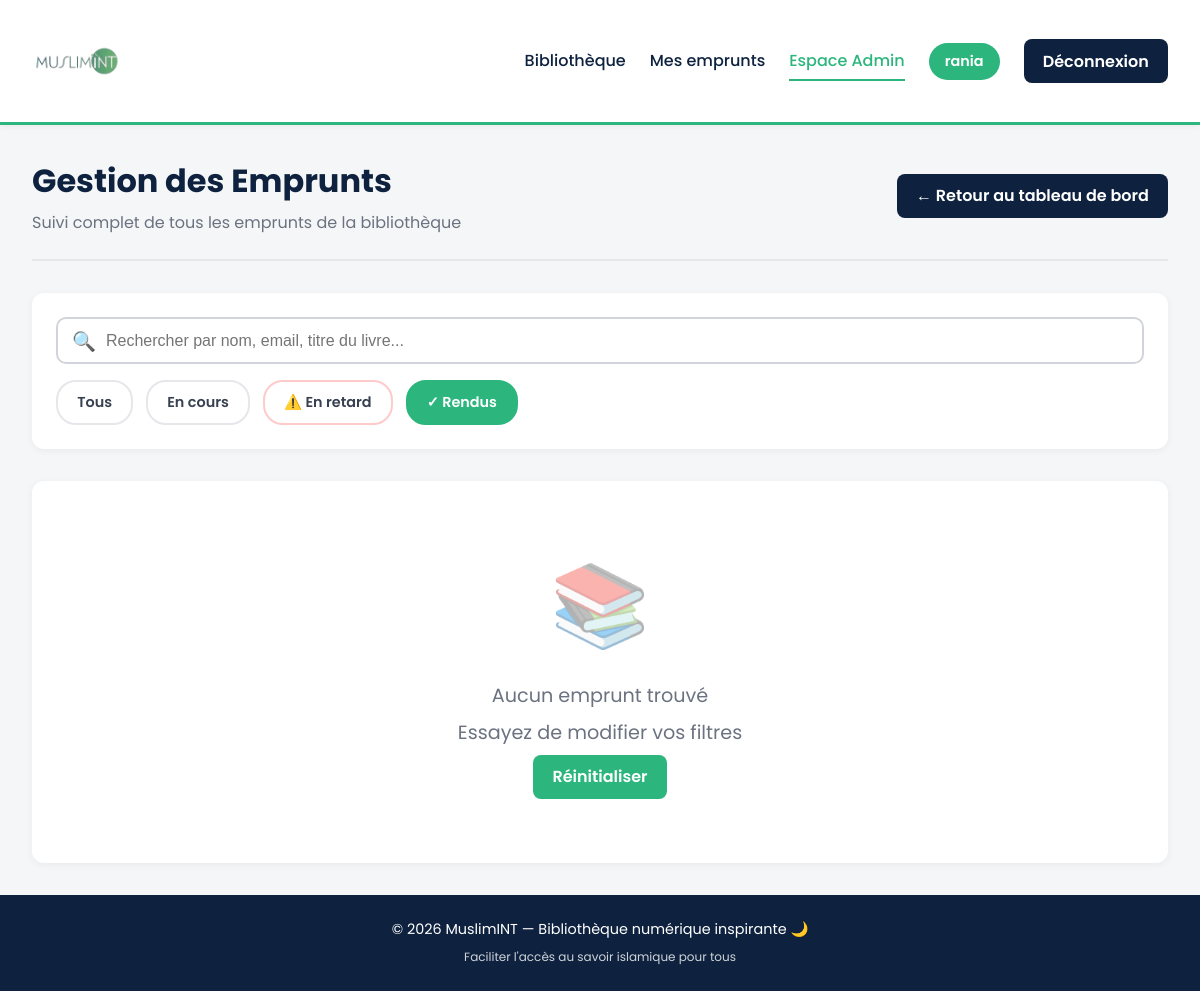
Page /admin-loans/?status=returned (signed in) on the earlier database version.
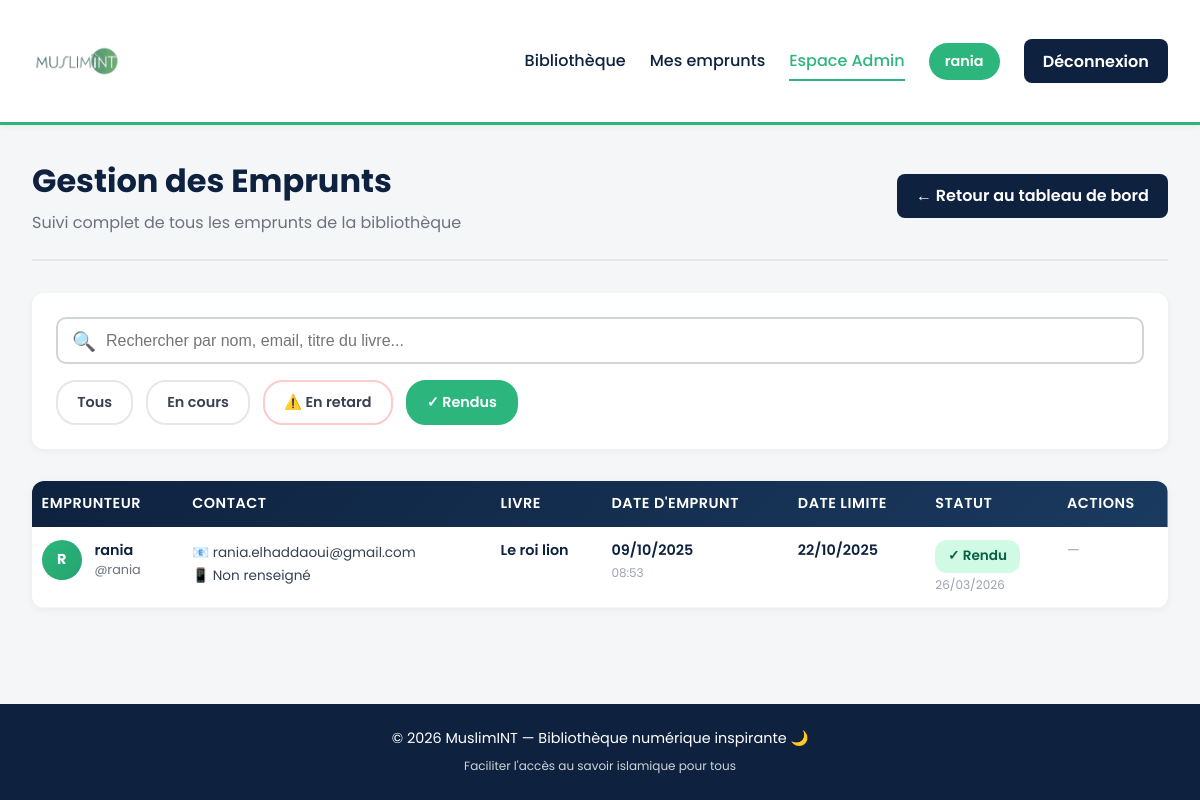
Same page on the later database version.
### library/models.py (models this page shows, shortened)
class Loan(models.Model):
    STATUS_CHOICES = (
        ('ongoing', 'En cours'),
        ('returned', 'Rendu'),
        ('overdue', 'En retard'),
    )
    book = models.ForeignKey(Book, on_delete=models.CASCADE, related_name='loans')
    borrower = models.ForeignKey(User, on_delete=models.CASCADE, related_name='loans')
    quantity = models.PositiveIntegerField(default=1, verbose_name="Quantité")
    borrowed_at = models.DateTimeField(default=timezone.now, verbose_name="Date d'emprunt")
    due_date = models.DateTimeField(verbose_name="Date limite de retour")
    returned_at = models.DateTimeField(null=True, blank=True, verbose_name="Date de retour")
    status = models.CharField(
        max_length=20,
        choices=STATUS_CHOICES,
        default='ongoing',
        verbose_name="Statut"
    )
    notes = models.TextField(blank=True, help_text="Notes ou remarques sur l'emprunt")
    class Meta:
        ordering = ['-borrowed_at']
        verbose_name = "Emprunt"
        verbose_name_plural = "Emprunts"

class Book(models.Model):
    title = models.CharField(max_length=300, verbose_name="Titre")
    slug = models.SlugField(unique=True, blank=True)
    author = models.CharField(max_length=200, blank=True, verbose_name="Auteur")
    category = models.ForeignKey(
        Category,
        on_delete=models.SET_NULL,
        null=True,
        blank=True,
        related_name='books',
        verbose_name="Catégorie"
    )
    description = models.TextField(blank=True, verbose_name="Description")
    isbn = models.CharField(max_length=20, blank=True, verbose_name="ISBN")
    total_copies = models.PositiveIntegerField(default=1, verbose_name="Nombre total d'exemplaires")
    available_copies = models.PositiveIntegerField(default=1, verbose_name="Exemplaires disponibles")
    created_at = models.DateTimeField(auto_now_add=True, null=True)
    updated_at = models.DateTimeField(auto_now=True, null=True)
    spiritual_review = models.TextField(
        blank=True,
        help_text="Avis du pôle spiritualité sur ce livre",
        verbose_name="Avis spirituel"
    )
    class Meta:
        ordering = ['title']
        verbose_name = "Livre"
        verbose_name_plural = "Livres"

### library/views.py (the view, shortened to what this page needs)
# urls.py: path('admin-loans/', views.admin_loans, name='admin_loans'),
@login_required
@user_passes_test(is_admin)
def admin_loans(request):
    now = timezone.now()
    status_filter = request.GET.get('status', '')
    search_query = request.GET.get('q', '')
    loans = Loan.objects.select_related('book', 'borrower', 'borrower__borrowerprofile').all()
    if status_filter:
        loans = loans.filter(status=status_filter)
    loans = loans.order_by('-borrowed_at')
    context = {
        'loans': loans,
        'status_filter': status_filter,
        'search_query': search_query,
        'now': now,
    }
    return render(request, 'library/admin_loans.html', context)

### library/views.py (called while the page is built)
def is_admin(user):
    return user.is_staff or user.is_superuser

### library/templates/library/admin_loans.html (shortened to what this page needs)
{% extends "library/base.html" %}
{% block content %}
<section class="admin-loans-section">
  <div class="admin-header">
    <div>
      <h2>Gestion des Emprunts</h2>
      <p class="subtitle">Suivi complet de tous les emprunts de la bibliothèque</p>
    </div>
    <a href="{% url 'library:admin_dashboard' %}" class="btn btn-secondary">
      ← Retour au tableau de bord
    </a>
  </div>
  <div class="filters-section">
    <form method="get" class="filters-form">
      <div class="search-box">
        <span class="search-icon">🔍</span>
        <input
          type="text"
          name="q"
          placeholder="Rechercher par nom, email, titre du livre..."
          value="{{ search_query }}"
        />
      </div>
      <div class="quick-filters">
        <a href="?status=" class="filter-chip {% if not status_filter %}active{% endif %}">
          Tous
        </a>
        <a href="?status=ongoing" class="filter-chip {% if status_filter == 'ongoing' %}active{% endif %}">
            En cours
        </a>
        <a href="?status=overdue" class="filter-chip danger {% if status_filter == 'overdue' %}active{% endif %}">
          ⚠️ En retard
        </a>
        <a href="?status=returned" class="filter-chip success {% if status_filter == 'returned' %}active{% endif %}">
          ✓ Rendus
        </a>
      </div>
    </form>
  </div>
  <div class="loans-table-container">
    {% if loans %}
      <table class="loans-table">
        <thead>
          <tr>
            <th>Emprunteur</th>
            <th>Contact</th>
            <th>Livre</th>
            <th>Date d'emprunt</th>
            <th>Date limite</th>
            <th>Statut</th>
            <th>Actions</th>
          </tr>
        </thead>
        <tbody>
          {% for loan in loans %}
            <tr class="{% if loan.status == 'overdue' or loan.due_date < now and loan.status == 'ongoing' %}overdue-row{% endif %}">
              <td>
                <div class="user-info">
                  <div class="user-avatar">
                    {{ loan.borrower.first_name.0|default:loan.borrower.username.0|upper }}{{ loan.borrower.last_name.0|default:''|upper }}
                  </div>
                  <div>
                    <p class="user-name">
                      {% if loan.borrower.first_name %}
                        {{ loan.borrower.first_name }} {{ loan.borrower.last_name }}
                      {% else %}
                        {{ loan.borrower.username }}
                      {% endif %}
                    </p>
                    <p class="username-small">@{{ loan.borrower.username }}</p>
                  </div>
                </div>
              </td>
              <td>
                <div class="contact-info">
                  <p class="email">
                    📧 {{ loan.borrower.email|default:"Non renseigné" }}
                  </p>
                  {% if loan.borrower.borrowerprofile.phone %}
                    <p class="phone">
                      📱 {{ loan.borrower.borrowerprofile.phone }}
                    </p>
                  {% else %}
                    <p class="phone">📱 Non renseigné</p>
                  {% endif %}
                </div>
              </td>
              <td>
                <div class="book-info">
                  <p class="book-title"><a href="{% url 'library:book_detail' loan.book.slug %}" style="color:inherit;text-decoration:none;">{{ loan.book.title }}</a></p>
                </div>
              </td>
              <td>
                <span class="date">{{ loan.borrowed_at|date:"d/m/Y" }}</span>
                <span class="time-small">{{ loan.borrowed_at|date:"H:i" }}</span>
              </td>
              <td>
                <span class="date">{{ loan.due_date|date:"d/m/Y" }}</span>
              </td>
              <td>
                {% if loan.status == 'returned' %}
                  <span class="status-badge returned">✓ Rendu</span>
                  <span class="time-small">{{ loan.returned_at|date:"d/m/Y" }}</span>
                {% elif loan.due_date < now %}
                  <span class="status-badge overdue">⚠️ En retard</span>
                {% else %}
                  <span class="status-badge ongoing">En cours</span>
                {% endif %}
              </td>
              <td>
                <div class="action-buttons">
                  {% if loan.status != 'returned' %}
                    <a href="{% url 'library:admin_mark_returned' loan.id %}"
                       class="btn-action success"
                       onclick="return confirm('Marquer cet emprunt comme rendu ?')">
                      ✓ Rendu
                    </a>
                    <a href="{% url 'library:admin_extend_loan' loan.id %}?days=7"
                       class="btn-action primary"
                       onclick="return confirm('Prolonger de 7 jours ?')">
                      +7j
                    </a>
                    <a href="{% url 'library:admin_extend_loan' loan.id %}?days=14"
                       class="btn-action primary"
                       onclick="return confirm('Prolonger de 14 jours ?')">
                      +14j
                    </a>
                  {% else %}
                    <span class="text-muted">—</span>
                  {% endif %}
                </div>
              </td>
            </tr>
          {% endfor %}
        </tbody>
      </table>
    {% else %}
      <div class="empty-state">
        <div class="empty-icon">📚</div>
        <p>Aucun emprunt trouvé</p>
        {% if search_query or status_filter %}
          <p class="empty-subtext">Essayez de modifier vos filtres</p>
          <a href="{% url 'library:admin_loans' %}" class="btn">Réinitialiser</a>
        {% endif %}
      </div>
    {% endif %}
  </div>
</section>
{% endblock %}

### library/templates/library/base.html (shortened to what this page needs)
{% load static %}
<!doctype html>
<html lang="fr">
<head>
</head>
<body>
<header>
  <div class="header-content">
    <h1>
      <a href="{% url 'library:book_list' %}">
        <img src="{% static 'library/images/muslimint_logo.png' %}"
             alt="MuslimINT">
      </a>
    </h1>
    <nav>
      {% if user.is_authenticated %}
        <a href="{% url 'library:book_list' %}" {% if request.resolver_match.url_name == 'book_list' %}class="active"{% endif %}>
          Bibliothèque
        </a>
        <a href="{% url 'library:my_loans' %}" {% if request.resolver_match.url_name == 'my_loans' %}class="active"{% endif %}>
          Mes emprunts
        </a>
        {% if user.is_staff %}
          <a href="{% url 'library:admin_dashboard' %}" {% if 'admin' in request.resolver_match.url_name %}class="active"{% endif %}>
            Espace Admin
          </a>
        {% endif %}
        <span class="username">{{ user.username }}</span>
        <a class="btn btn-secondary" href="{% url 'library:logout' %}">Déconnexion</a>
      {% else %}
        <a class="btn" href="{% url 'library:login' %}">Se connecter</a>
      {% endif %}
    </nav>
  </div>
</header>
<main>
  {% block content %}{% endblock %}
</main>
<footer>
  © {{ now|date:"Y" }} MuslimINT — Bibliothèque numérique inspirante 🌙
  <br>
  <small style="opacity: 0.8; margin-top: 0.5rem; display: inline-block;">
    Faciliter l'accès au savoir islamique pour tous
  </small>
</footer>
</body>
</html>

### library/templates/library/base.html (style rules this page uses)
:root { --mint-green: #2CB67D; --deep-blue: #0E223F; --light-gray: #f5f6f7; --text-dark: #1f2937; }
* { margin: 0; padding: 0; box-sizing: border-box; }
body { font-family: "Poppins", "Segoe UI", Arial, sans-serif; background-color: var(--light-gray); color: var(--text-dark); min-height: 100vh; display: flex; flex-direction: column; }
header { background-color: white; border-bottom: 3px solid var(--mint-green); box-shadow: 0 2px 6px rgba(0, 0, 0, 0.05); padding: 1rem 2rem; position: sticky; top: 0; z-index: 1000; }
.header-content { max-width: 1400px; margin: 0 auto; display: flex; justify-content: space-between; align-items: center; }
header h1 a { text-decoration: none; display: inline-block; }
header h1 img { height: 90px; max-height: 12vh; vertical-align: middle; transition: transform 0.3s ease; }
nav { display: flex; align-items: center; gap: 1.5rem; }
nav a { text-decoration: none; color: var(--deep-blue); font-weight: 500; transition: color 0.3s; padding: 0.4rem 0; border-bottom: 2px solid transparent; }
nav a.active { color: var(--mint-green); border-bottom-color: var(--mint-green); }
.username { background: var(--mint-green); color: white; padding: 0.5rem 1rem; border-radius: 20px; font-size: 0.9rem; font-weight: 600; }
main { flex: 1; width: 100%; max-width: 1400px; margin: 2rem auto; padding: 0 2rem; }
footer { background-color: var(--deep-blue); color: white; text-align: center; padding: 1.5rem; font-size: 0.9rem; margin-top: auto; }
.btn { background: var(--mint-green); color: white; border: none; border-radius: 8px; padding: 0.6rem 1.2rem; cursor: pointer; font-weight: 600; text-decoration: none; transition: all 0.3s; display: inline-block; }
.btn-secondary { background: var(--deep-blue); }

Differences in the rows shown:
now on this page (row edited): Loan: borrower.first_name.0 "R", borrower.username "rania", borrower.email "rania.elhaddaoui@gmail.com", shows "📱 Non renseigné", book "Le roi lion", borrowed_at "09/10/2025", borrowed_at "08:53", due_date "22/10/2025", returned_at "26/03/2026"
Other differences:
text no longer shown: "📚 Aucun emprunt trouvé Essayez de modifier vos filtres Réinitialiser"
text now shown: "EMPRUNTEUR CONTACT LIVRE DATE D'EMPRUNT DATE LIMITE STATUT ACTIONS"
